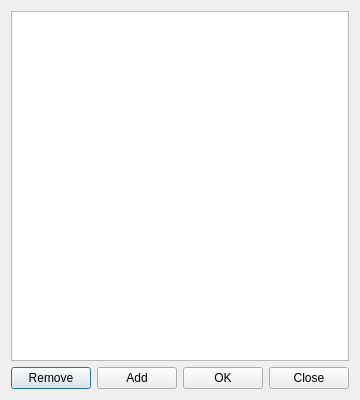
<?xml version="1.0" encoding="UTF-8"?>
<ui version="4.0">
 <class>Dictionaries</class>
 <widget class="QDialog" name="Dictionaries">
  <property name="geometry">
   <rect>
    <x>0</x>
    <y>0</y>
    <width>344</width>
    <height>400</height>
   </rect>
  </property>
  <property name="windowTitle">
   <string>Dictionaries</string>
  </property>
  <layout class="QVBoxLayout" name="verticalLayout">
   <item>
    <layout class="QHBoxLayout" name="dictionariesLayout">
     <item>
      <widget class="QListWidget" name="dictionariesList"/>
     </item>
    </layout>
   </item>
   <item>
    <layout class="QHBoxLayout" name="horizontalLayout">
     <item>
      <widget class="QPushButton" name="btnRemove">
       <property name="text">
        <string>Remove</string>
       </property>
      </widget>
     </item>
     <item>
      <widget class="QPushButton" name="btnAdd">
       <property name="text">
        <string>Add</string>
       </property>
      </widget>
     </item>
     <item>
      <spacer name="horizontalSpacer">
       <property name="orientation">
        <enum>Qt::Horizontal</enum>
       </property>
       <property name="sizeHint" stdset="0">
        <size>
         <width>40</width>
         <height>20</height>
        </size>
       </property>
      </spacer>
     </item>
     <item>
      <widget class="QPushButton" name="btnOK">
       <property name="text">
        <string>OK</string>
       </property>
      </widget>
     </item>
     <item>
      <widget class="QPushButton" name="btnClose">
       <property name="text">
        <string>Close</string>
       </property>
      </widget>
     </item>
    </layout>
   </item>
  </layout>
 </widget>
 <resources/>
 <connections/>
</ui>
